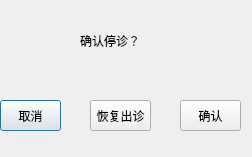
<?xml version="1.0" encoding="UTF-8"?>
<ui version="4.0">
 <class>tiingzhen</class>
 <widget class="QDialog" name="tiingzhen">
  <property name="geometry">
   <rect>
    <x>0</x>
    <y>0</y>
    <width>252</width>
    <height>157</height>
   </rect>
  </property>
  <property name="windowTitle">
   <string>Dialog</string>
  </property>
  <widget class="QLabel" name="label">
   <property name="geometry">
    <rect>
     <x>80</x>
     <y>20</y>
     <width>81</width>
     <height>41</height>
    </rect>
   </property>
   <property name="text">
    <string>确认停诊？</string>
   </property>
  </widget>
  <widget class="QPushButton" name="pushButton">
   <property name="geometry">
    <rect>
     <x>0</x>
     <y>100</y>
     <width>61</width>
     <height>31</height>
    </rect>
   </property>
   <property name="text">
    <string>取消</string>
   </property>
  </widget>
  <widget class="QPushButton" name="pushButton_2">
   <property name="geometry">
    <rect>
     <x>180</x>
     <y>100</y>
     <width>61</width>
     <height>31</height>
    </rect>
   </property>
   <property name="text">
    <string>确认</string>
   </property>
  </widget>
  <widget class="QPushButton" name="pushButton_3">
   <property name="geometry">
    <rect>
     <x>90</x>
     <y>100</y>
     <width>61</width>
     <height>31</height>
    </rect>
   </property>
   <property name="text">
    <string>恢复出诊</string>
   </property>
  </widget>
 </widget>
 <resources/>
 <connections>
  <connection>
   <sender>pushButton</sender>
   <signal>clicked()</signal>
   <receiver>tiingzhen</receiver>
   <slot>close()</slot>
   <hints>
    <hint type="sourcelabel">
     <x>50</x>
     <y>115</y>
    </hint>
    <hint type="destinationlabel">
     <x>125</x>
     <y>78</y>
    </hint>
   </hints>
  </connection>
 </connections>
</ui>
